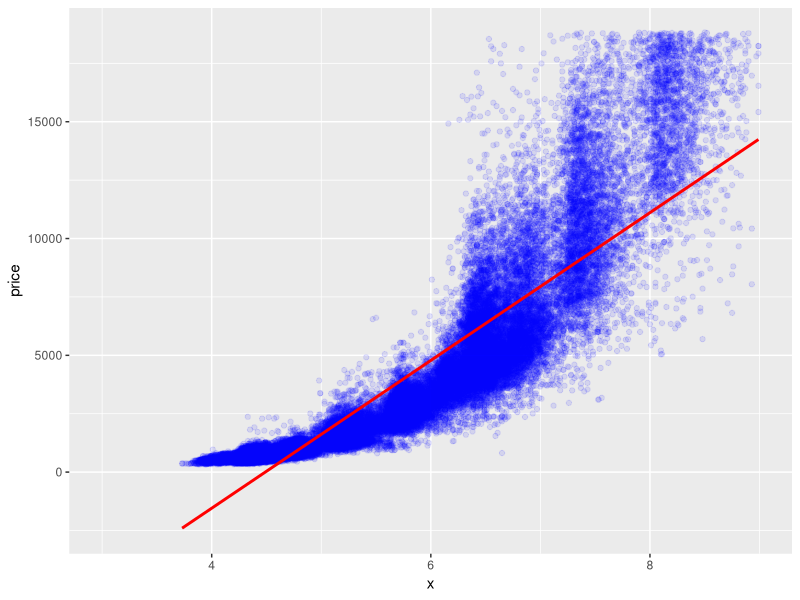
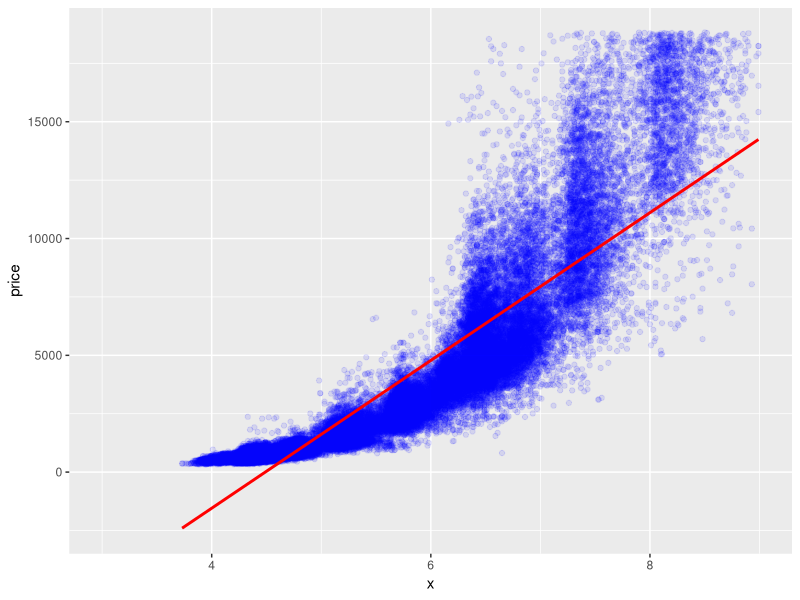

Recreate these plots in R, in order.




library(ggplot2)
library(dplyr)
data("diamonds")
head(diamonds)
names(diamonds)




ggplot(diamonds, aes(x = x, y = price)) +
  geom_point(alpha = 1/10, color = 'blue')+
  xlim(3,9) +
  geom_smooth(method = 'lm', color = 'red')

ggsave("length in mm and price.png")
  
cor.test(diamonds$x, diamonds$price)


